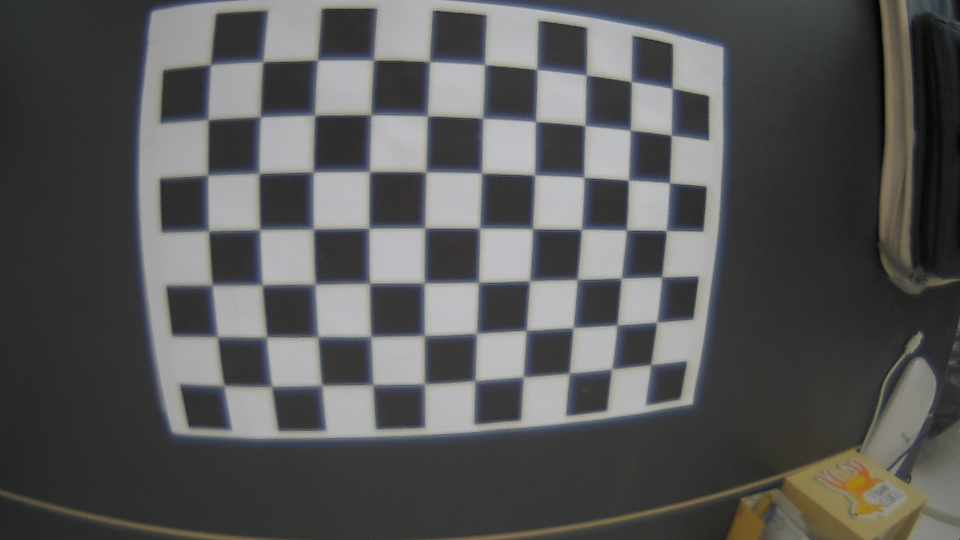
#> input picture img/calibration/3-2/WIN_20250624_13_44_17_Pro.jpg, 1920 x 1080 px (shown at 1/2 size); its folder holds only this picture in this run
$ python calibrationtest.py
#> lines starting #> are read from the running program, lines starting #| are printed output that depends on the picture
# [80 lines of commented-out code are left out]
"""
Wide‑angle camera calibration script with image viewer
------------------------------------------------------

* 광각 보정 결과를 확인하면서 'A', 'D' 키로 다음/이전 이미지 탐색
* 'Q' 또는 ESC 키로 종료

이미지 폴더 설정은 IMG_PATH에서 *.jpg 또는 *.png 등으로 지정
"""

#!/usr/bin/env python3
"""
Wide‑angle camera calibration viewer
-------------------------------------

* 한 이미지를 두 방식으로 보정:
  1) ROI 크롭: 왜곡 제거 후 유효한 영역만 표시
  2) Full view: 전체 이미지 보정 (검은 여백 포함)

* A/D 키로 이미지 넘김, Q/ESC로 종료
"""

import cv2
import numpy as np
import glob
import os

# === 사용자 설정 ===
IMG_PATH     = r"D:\git\Capstone_Design-OpenCV\img\calibration\3-2\*.jpg"
CHECKERBOARD = (10, 7)
SQUARE_SIZE  = 0.025

# === 보정 결과 입력 ===
K = np.array([[1018.97213, 0, 977.311765],
              [0, 1018.97213, 521.850957],
              [0, 0, 1]])
D = np.array([1.36108715, -0.65238083, 0, 0, -0.1031927,
              1.74353897, -0.29850331, -0.35689505,
              0, 0, 0, 0, 0, 0])

# === 이미지 목록 ===
images = sorted(glob.glob(IMG_PATH))
assert images, "이미지를 찾을 수 없습니다. IMG_PATH 확인."

index = 0
N = len(images)

while True:
    path = images[index % N]
    img = cv2.imread(path)
#> img is the input picture: shape (1080, 1920, 3); mean B, G, R 86.5, 87.1, 86.6
    h, w = img.shape[:2]
#> h = 1080; w = 1920

    # 전체 이미지 보정 (검은 영역 포함)
    new_K_full, _ = cv2.getOptimalNewCameraMatrix(K, D, (w, h), 1, (w, h))
    full_view = cv2.undistort(img, K, D, None, new_K_full)
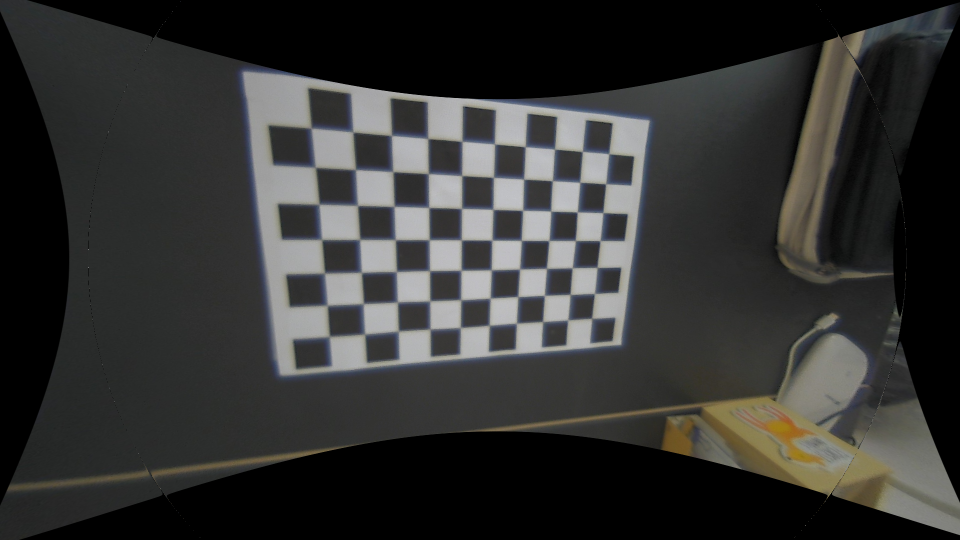
#> full_view: shape (1080, 1920, 3) (shown at 1/2 size); mean B, G, R 50, 51.4, 51.2

    # ROI만 잘라낸 보정 결과
    new_K_crop, roi = cv2.getOptimalNewCameraMatrix(K, D, (w, h), 1, (w, h))
#> roi = (154, 198, 1621, 664)
    cropped = cv2.undistort(img, K, D, None, new_K_crop)
    x, y, rw, rh = roi
#> x = 154; y = 198; rw = 1621; rh = 664
    cropped = cropped[y:y+rh, x:x+rw]
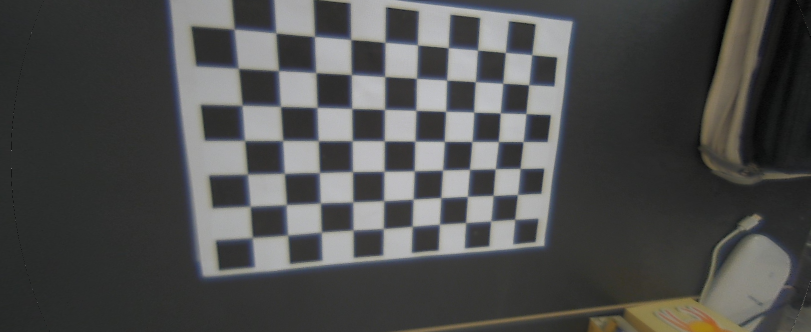
#> cropped: shape (664, 1621, 3) (shown at 1/2 size); mean B, G, R 77.6, 78.4, 78

    # 크기 통일 및 위아래 결합
    target_width = min(full_view.shape[1], cropped.shape[1])
#> target_width = 1621
    scale = 800 / target_width
#> scale = 0.494
    full_resized = cv2.resize(full_view, None, fx=scale, fy=scale)
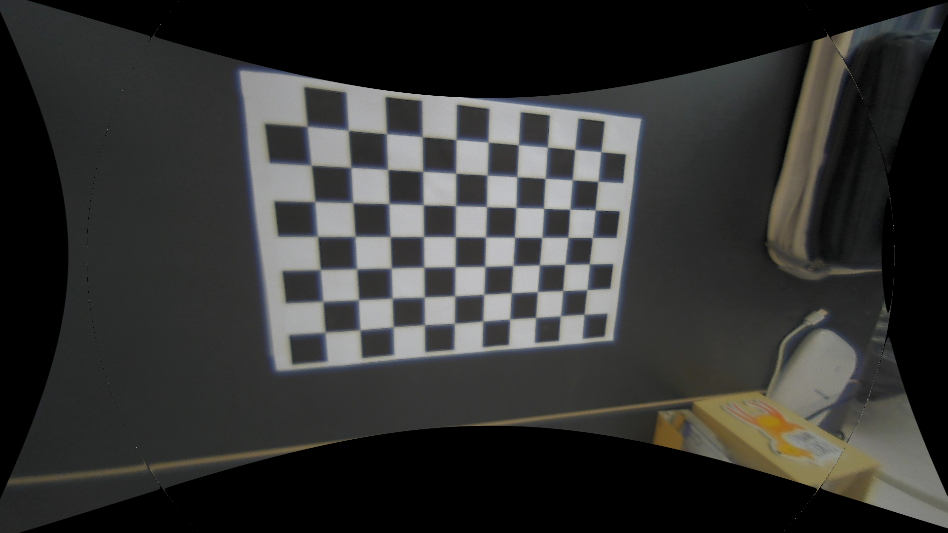
#> full_resized: shape (533, 948, 3); mean B, G, R 49.9, 51.3, 51.1
    crop_resized = cv2.resize(cropped, (full_resized.shape[1], full_resized.shape[0]))
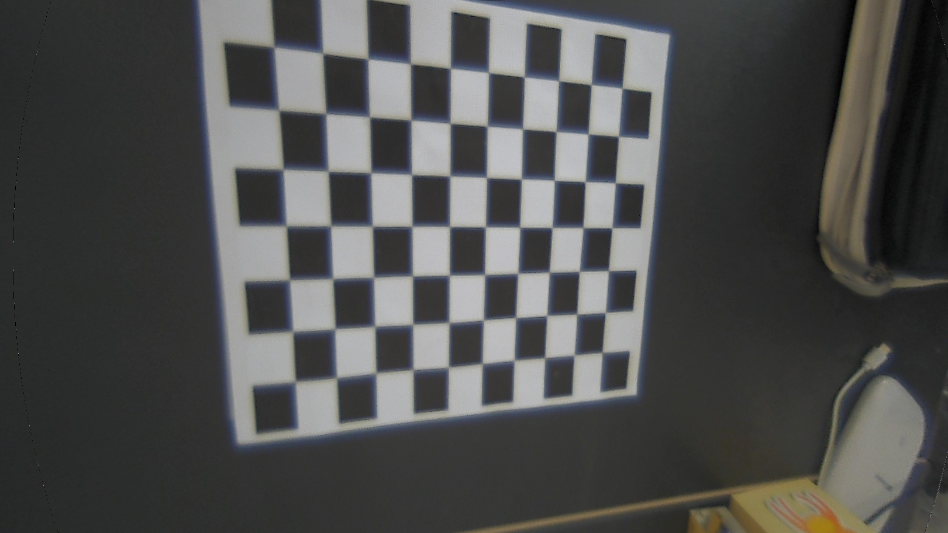
#> crop_resized: shape (533, 948, 3); mean B, G, R 77.5, 78.3, 77.9
    stacked = np.vstack([full_resized, crop_resized])
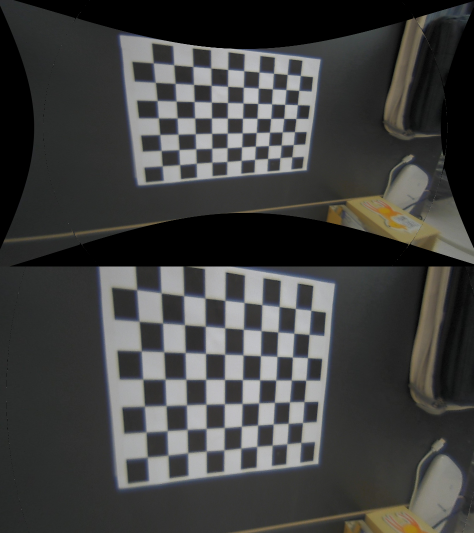
#> stacked: shape (1066, 948, 3) (shown at 1/2 size); mean B, G, R 63.7, 64.8, 64.5

    # 창 이름 표시
    name = os.path.basename(path)
    cv2.imshow(f"[Full vs Cropped] {name} ({index+1}/{N})", stacked)

    key = cv2.waitKey(0) & 0xFF
#> (key q is pressed here)
    if key in [ord('q'), 27]:
        break
    elif key == ord('a'):
        index = (index - 1) % N
    elif key == ord('d'):
        index = (index + 1) % N

    cv2.destroyAllWindows()

cv2.destroyAllWindows()

$ run again, on img/calibration/3-2/WIN_20250624_13_44_46_Pro.jpg
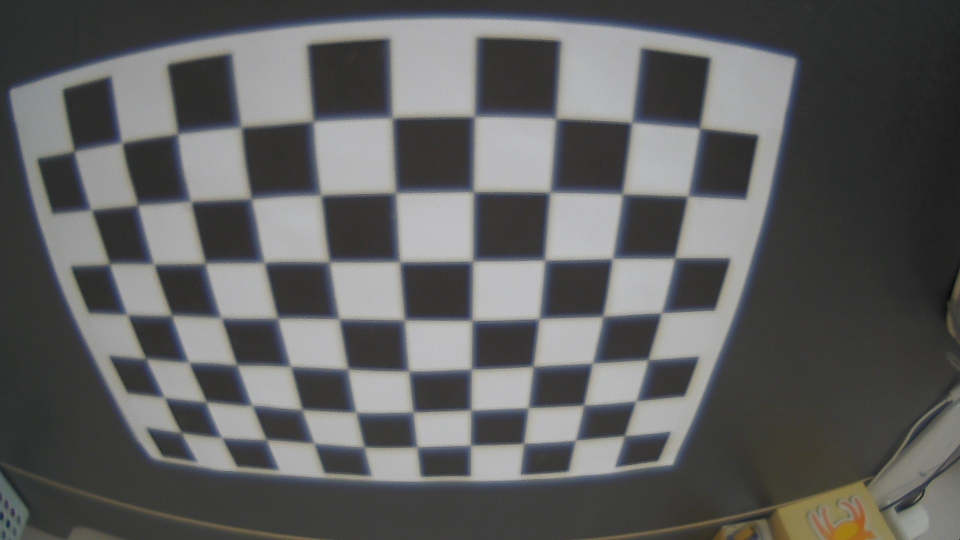
#> input picture img/calibration/3-2/WIN_20250624_13_44_46_Pro.jpg, 1920 x 1080 px (shown at 1/2 size)
#> img is the input picture: shape (1080, 1920, 3); mean B, G, R 94.9, 95, 94.6
#> `crop_resized = cv2.resize(cropped, (full_resized.shape[1], full_resize..`:
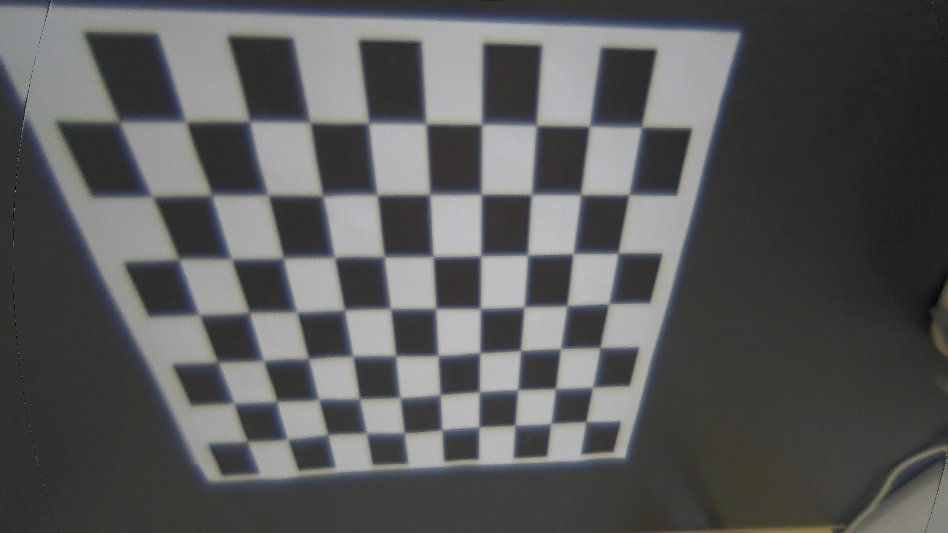
#> crop_resized: shape (533, 948, 3); mean B, G, R 89.7, 89.4, 88.9
#> `stacked = np.vstack([full_resized, crop_resized])`:
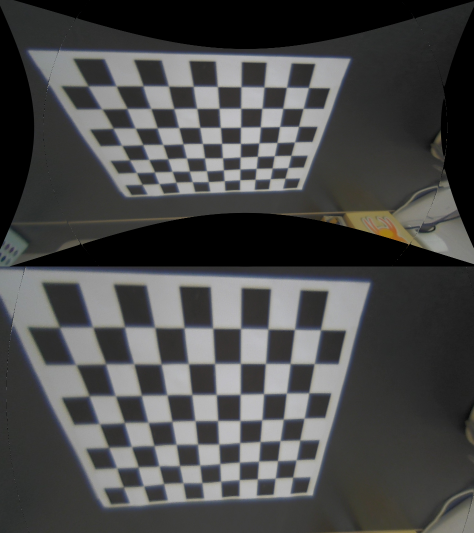
#> stacked: shape (1066, 948, 3) (shown at 1/2 size); mean B, G, R 73.2, 73.4, 73

$ run again, on img/calibration/3-2/WIN_20250624_13_44_50_Pro.jpg
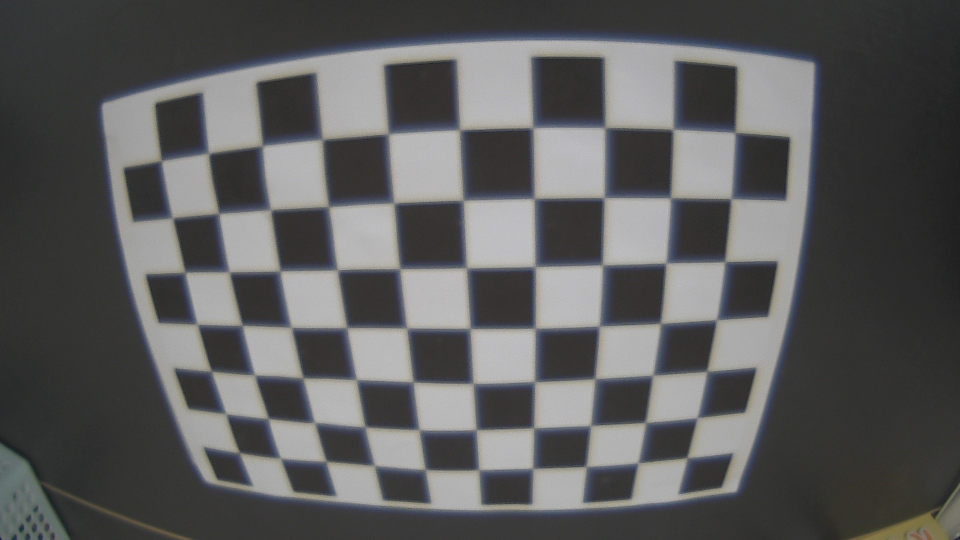
#> input picture img/calibration/3-2/WIN_20250624_13_44_50_Pro.jpg, 1920 x 1080 px (shown at 1/2 size)
#> img is the input picture: shape (1080, 1920, 3); mean B, G, R 91.8, 91.5, 91.3
#> `full_resized = cv2.resize(full_view, None, fx=scale, fy=scale)`:
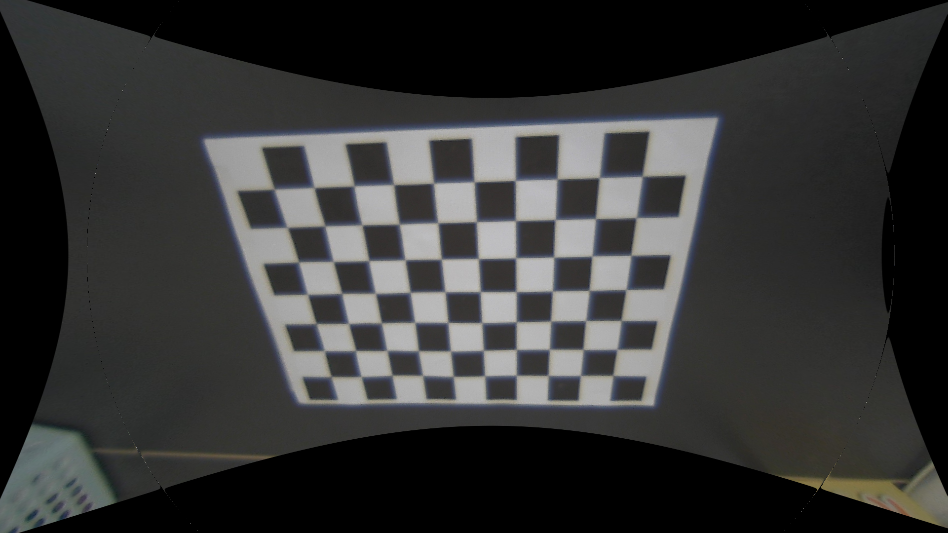
#> full_resized: shape (533, 948, 3); mean B, G, R 52.4, 52.9, 52.5
#> `stacked = np.vstack([full_resized, crop_resized])`:
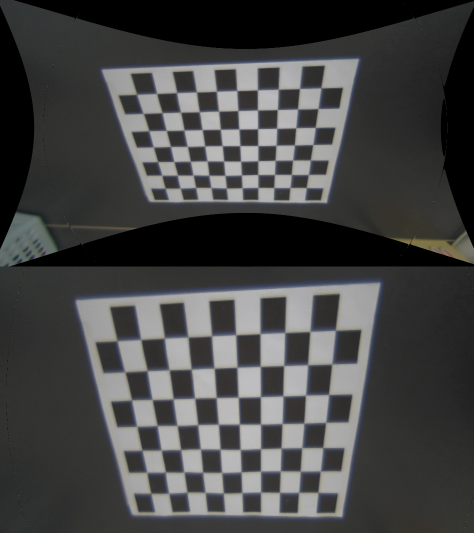
#> stacked: shape (1066, 948, 3) (shown at 1/2 size); mean B, G, R 68, 68.1, 67.9

$ run again, on img/calibration/3-2/WIN_20250624_13_44_53_Pro.jpg
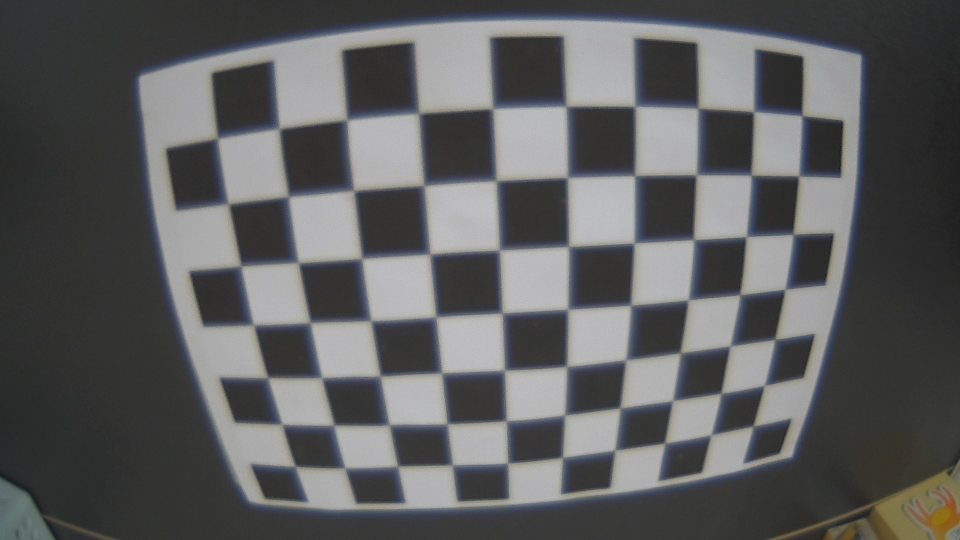
#> input picture img/calibration/3-2/WIN_20250624_13_44_53_Pro.jpg, 1920 x 1080 px (shown at 1/2 size)
#> img is the input picture: shape (1080, 1920, 3); mean B, G, R 94.3, 93.6, 93
#> `crop_resized = cv2.resize(cropped, (full_resized.shape[1], full_resize..`:
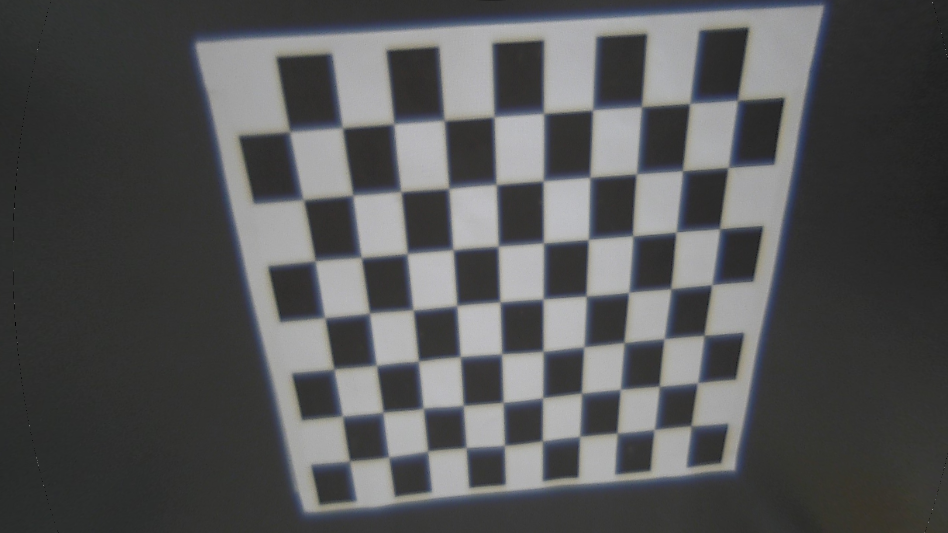
#> crop_resized: shape (533, 948, 3); mean B, G, R 86.4, 85.6, 85
#> `stacked = np.vstack([full_resized, crop_resized])`:
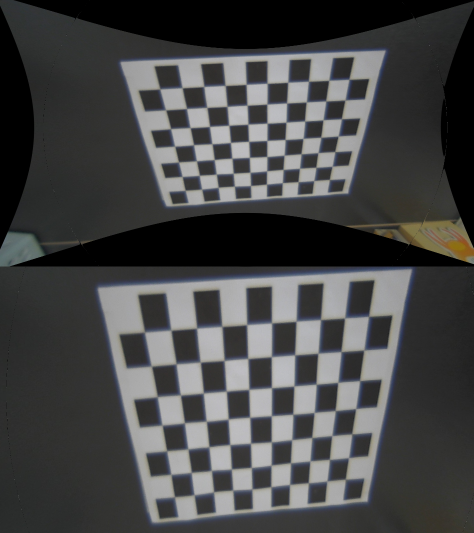
#> stacked: shape (1066, 948, 3) (shown at 1/2 size); mean B, G, R 70, 69.9, 69.4
